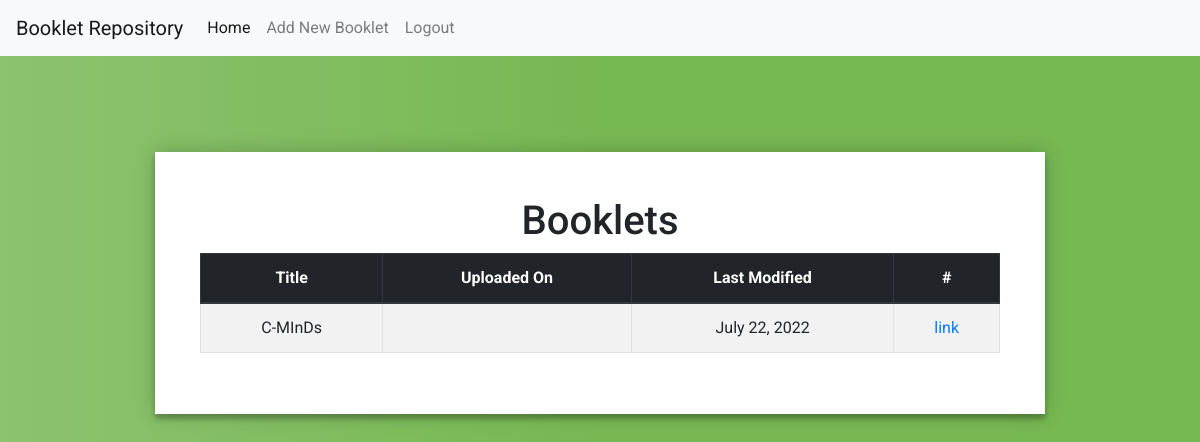
The app's page / (signed in), older data.
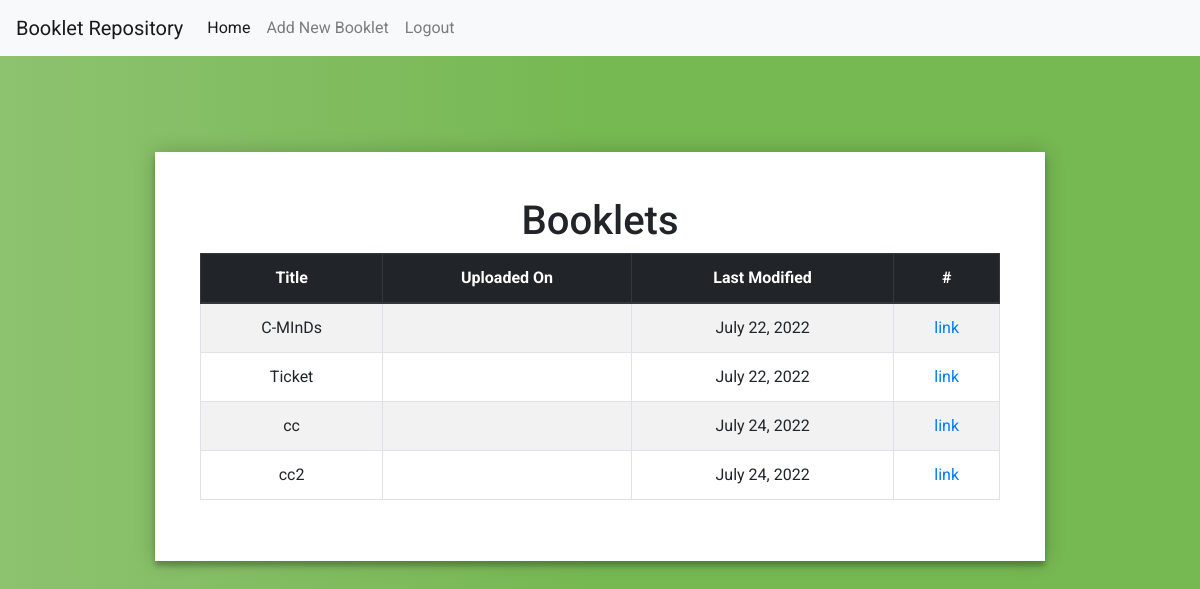
The same page, newer data.
### booklets/models.py (models this page shows)
class Booklet(models.Model):
    title=models.CharField(max_length=100,unique=True)
    uploaded=models.DateField(auto_now_add=True)
    updated=models.DateField(auto_now=True)
    file=models.FileField(upload_to='.',null=False,blank=False)

### booklets/views.py (the view)
# urls.py: path('',views.index,name='index'),
@login_required
def index(request):
    print(request.user.is_superuser)
    booklets={'booklets':Booklet.objects.all()}
    return render(request,'list.html',context=booklets)

### booklets/templates/list.html
{% extends 'base.html' %} {% block content %}
<center>
  <h1>Booklets</h1>
</center>
<table
  class="table table-striped table-bordered table-hover"
  style="width: 50em; margin-left: auto; margin-right: auto"
>
  <thead class="thead-dark">
    <tr>
      <th>Title</th>
      <th>Uploaded On</th>
      <th>Last Modified</th>
      <th>#</th>
    </tr>
  </thead>
  <tbody>
    {% for booklet in booklets %}
    <tr>
      <td>{{booklet.title}}</td>
      <td>{{booklet.date}}</td>
      <td>{{booklet.updated}}</td>
      <td><a href=" {{booklet.file.url}} ">link </a></td>
    </tr>
    {% endfor %}
  </tbody>
</table>
{% endblock %}

### booklets/templates/base.html (shortened to what this page needs)
<!DOCTYPE html>
<html lang="en">
  <head>
    <link
      rel="stylesheet"
      href="https://cdn.jsdelivr.net/npm/bootstrap@4.1.3/dist/css/bootstrap.min.css"
    />
  </head>
  <body>
    <nav class="navbar navbar-expand-lg navbar-light bg-light">
      <a class="navbar-brand" href="/">Booklet Repository</a>
      <div class="collapse navbar-collapse" id="navbarNav">
        <ul class="navbar-nav">
          <li class="nav-item active">
            <a class="nav-link" href="/"
              >Home <span class="sr-only">(current)</span></a
            >
          </li>
          {% if user.is_superuser %}
          <li class="nav-item">
            <a class="nav-link" href="/upload">Add New Booklet</a>
          </li>
          <li class="nav-item">
            <a class="nav-link" href="/logout">Logout</a>
          </li>
          {% elif user.is_authenticated %}
          <li class="nav-item">
            <a class="nav-link" href="/logout">Logout</a>
          </li>
          {% endif %}
        </ul>
      </div>
    </nav>
    <div class="login-page">
      <div class="form">
         {% block content %} {% endblock %}
      </div>
    </div>
  </body>
</html>

### booklets/templates/base.html (style rules this page uses)
.login-page { width: fit-content; padding: 8% 0 0; margin: auto; }
.form { position: relative; z-index: 1; background: #ffffff; width: fit-content; margin: 0 auto 100px; padding: 45px; text-align: center; box-shadow: 0 0 20px 0 rgba(0, 0, 0, 0.2), 0 5px 5px 0 rgba(0, 0, 0, 0.24); }
body { background: #76b852; background: rgb(141, 194, 111); background: linear-gradient( 90deg, rgba(141, 194, 111, 1) 0%, rgba(118, 184, 82, 1) 50% ); font-family: "Roboto", sans-serif; -webkit-font-smoothing: antialiased; -moz-osx-font-smoothing: grayscale; }

Row changes from the older to the newer data that the page shows:
added Booklet: title "Ticket", updated "July 22, 2022"
added Booklet: title "cc", updated "July 24, 2022"
added Booklet: title "cc2", updated "July 24, 2022"
